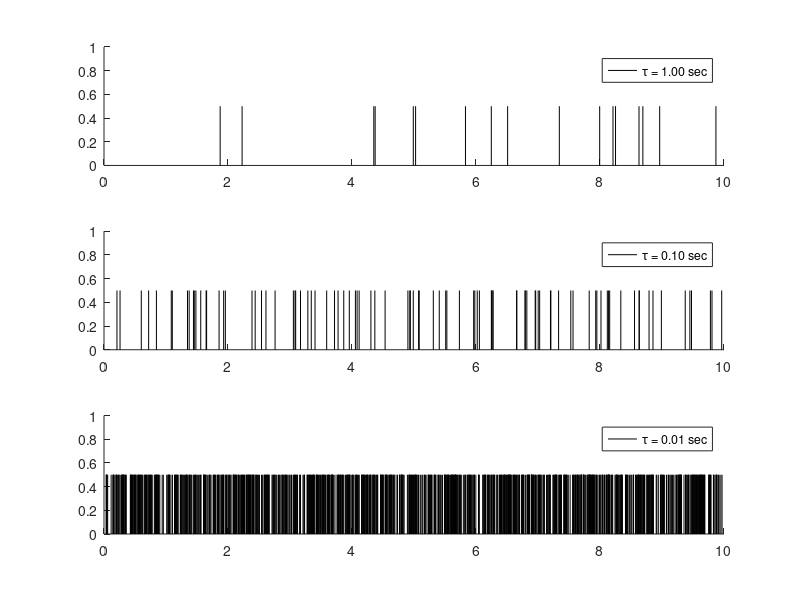

The MATLAB source for this figure: (Note: this script raises an error after producing the figure.)
% Nima Ghorbani
% Neural Coding - Excercise 1
% goal: Spike trains as random processes
clear all; clc; close all;
T = 10; %s total time interval
tavs = [1 0.1 0.01];
lambdas = [0.1 0.01 0.001];


%% Task 5.a
figure(100);
for Idx = 1:length(tavs)
    tav=tavs(Idx);
    spikeTrain = exprnd(tav,[1,2*T/tav]);
    spikeTrain = cumsum(spikeTrain);
    spikeTrain(spikeTrain>10)=[];
    
    subplot(310+Idx);
    line([spikeTrain;spikeTrain],[0;.5]*ones(size(spikeTrain)),'Color','k');
    legend(sprintf('\\tau = %2.2f sec',tavs(Idx)))
    xlim([0,T]);ylim([0,1]);
end 
suptitle('Task 5.a')

%% Task 5.b
numSpikeTrains = 100000;
spikeCounts = zeros(numSpikeTrains,1,length(tavs));
for Idx = 1:length(tavs)
    tav=tavs(Idx);
    for spikeTrainIdx=1:numSpikeTrains
        spikeTrain = exprnd(tav,[1,2*T/tav]);
        spikeTrain = cumsum(spikeTrain);
        spikeTrain(spikeTrain>10)=[];
        spikeCounts(spikeTrainIdx,1,Idx) = nnz(spikeTrain);
    end
end 
figure(101);
for Idx = 1:length(tavs)
    subplot(310+Idx);
    hist(spikeCounts(:,1,Idx));
    legend(sprintf('\\tau = %2.2f sec',tavs(Idx)))

end
suptitle('Task 5.b')

%% Task 5.c
numSamples = 10000;

figure(102);
for Idx = 1:length(lambdas)
    lambda=lambdas(Idx);
    
    spikeTrain = binornd(1,lambda,1,numSamples);

    spikeTrain = spikeTrain.*linspace(0,T,numSamples);
    spikeTrain = spikeTrain(spikeTrain>0);
    subplot(310+Idx);
    line([spikeTrain;spikeTrain],[0;.5]*ones(size(spikeTrain)),'Color','k');
    legend(sprintf('\\lambda = %2.3f sec',lambdas(Idx)))
    xlim([0,T]);ylim([0,1]);

end
suptitle('Task 5.c')

%% Task 5.d
numSamples = 10000;
numSpikeTrains = 100000;

spikeCounts = zeros(numSpikeTrains,1,length(tavs));
for Idx = 1:length(lambdas)
    lambda=lambdas(Idx);
    for spikeTrainIdx=1:numSpikeTrains
        spikeTrain = binornd(1,lambda,1,numSamples);
        spikeCounts(spikeTrainIdx,1,Idx) = nnz(spikeTrain);
    end
end 
figure(103);
for Idx = 1:length(tavs)
    subplot(310+Idx);
    hist(spikeCounts(:,1,Idx));
    legend(sprintf('\\lambda = %2.3f sec',lambdas(Idx)))
end

suptitle('Task 5.d')